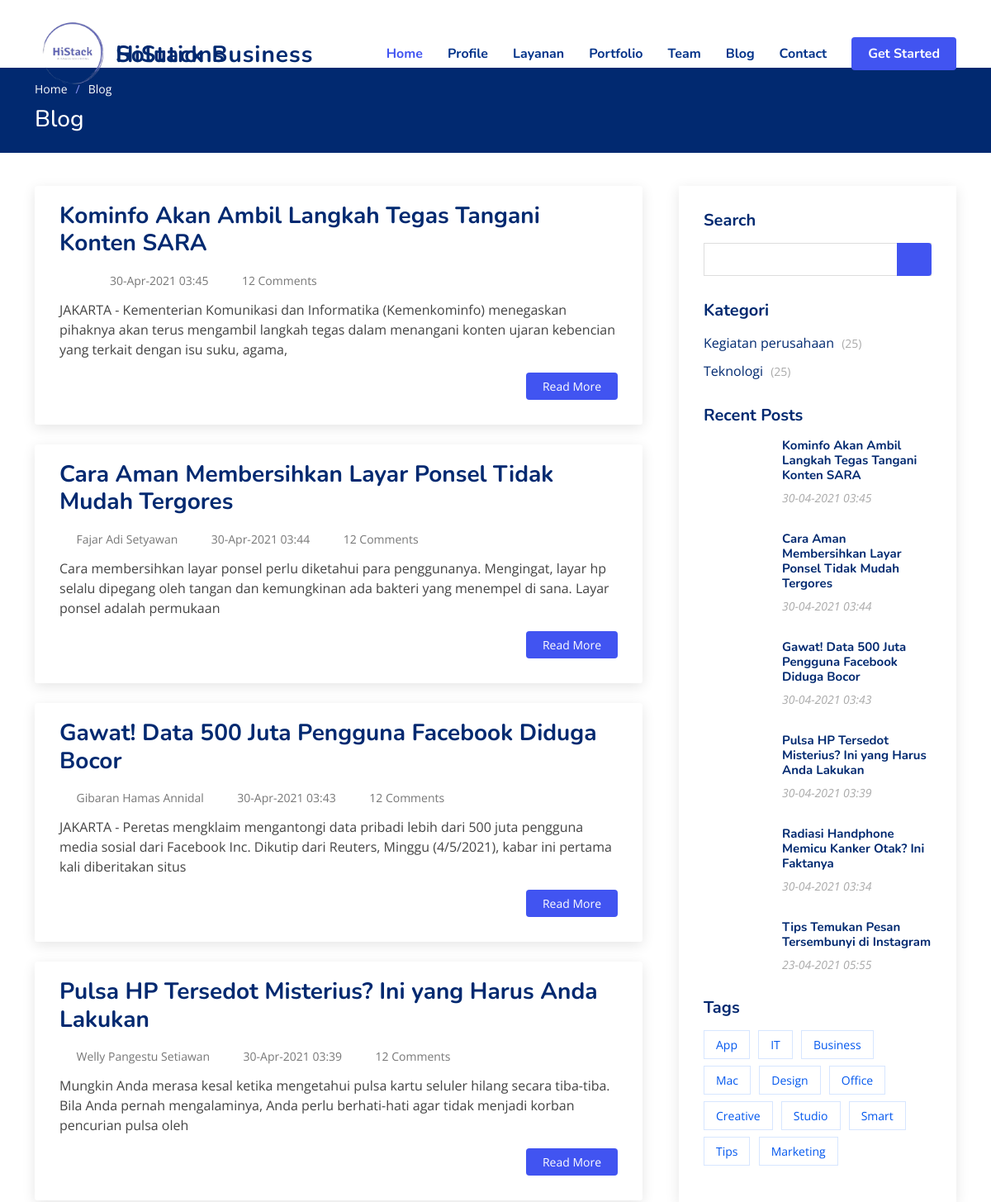
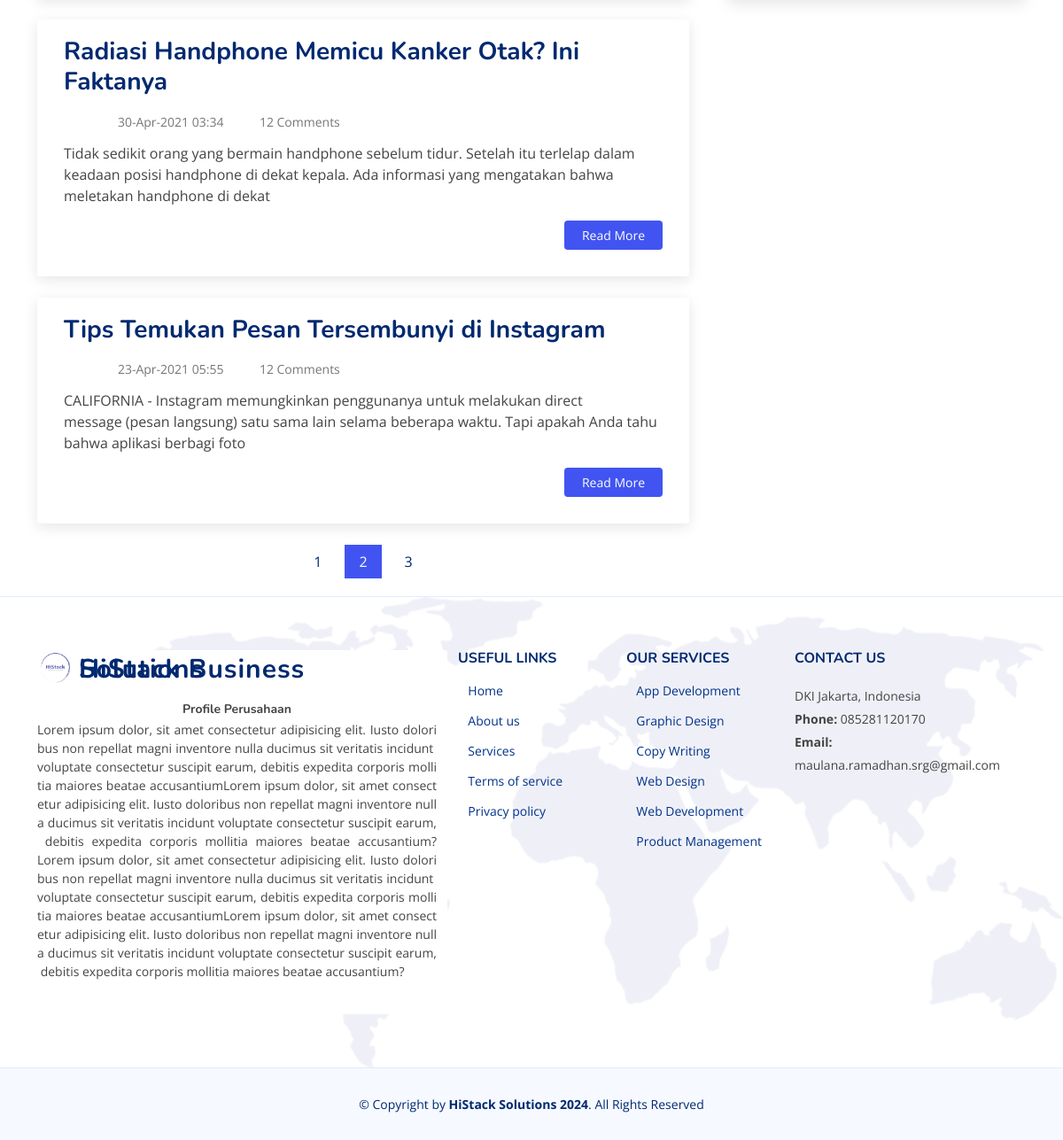
Page /index.php/home/blog on the earlier database version (2 pictures, top to bottom).
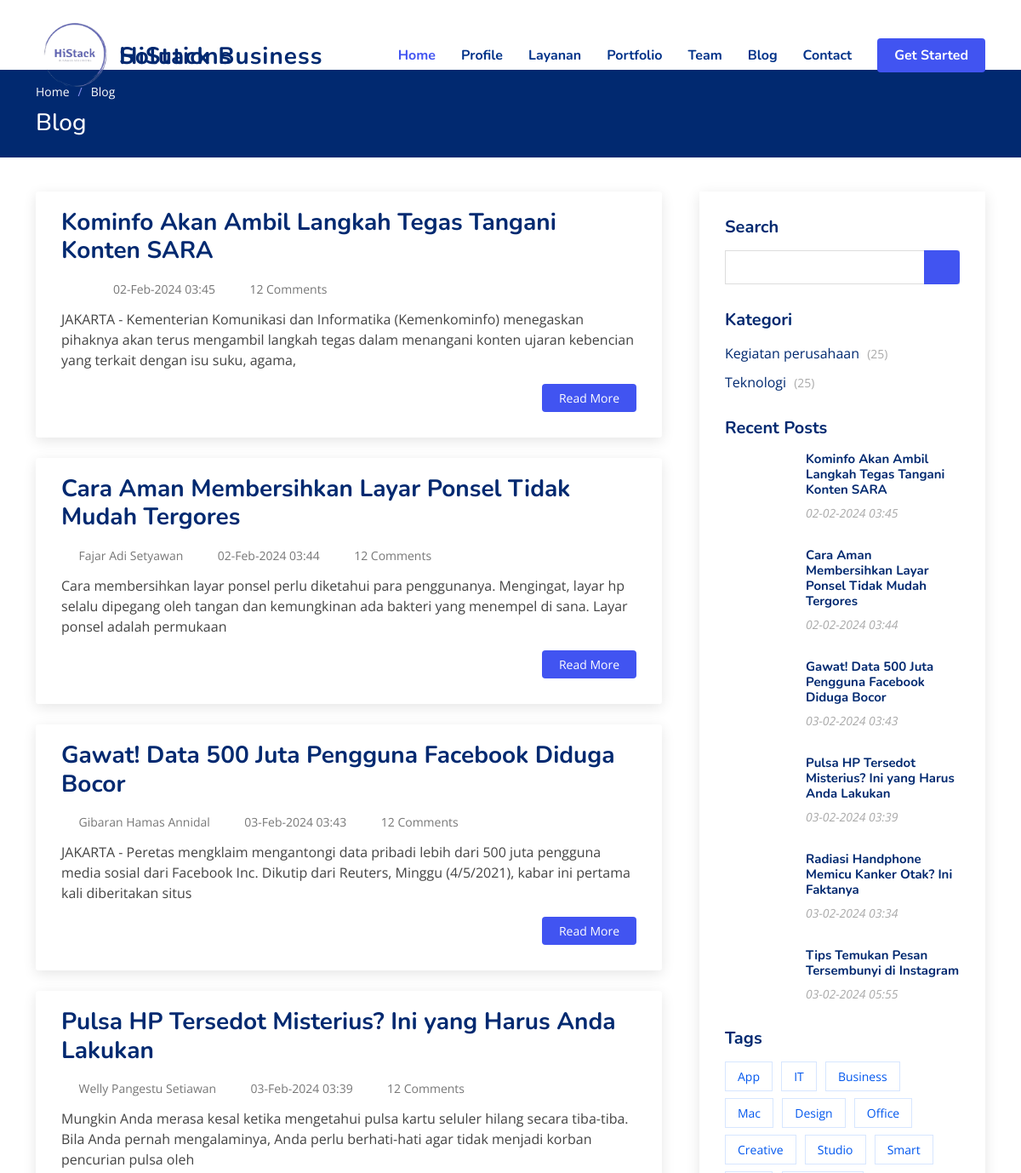
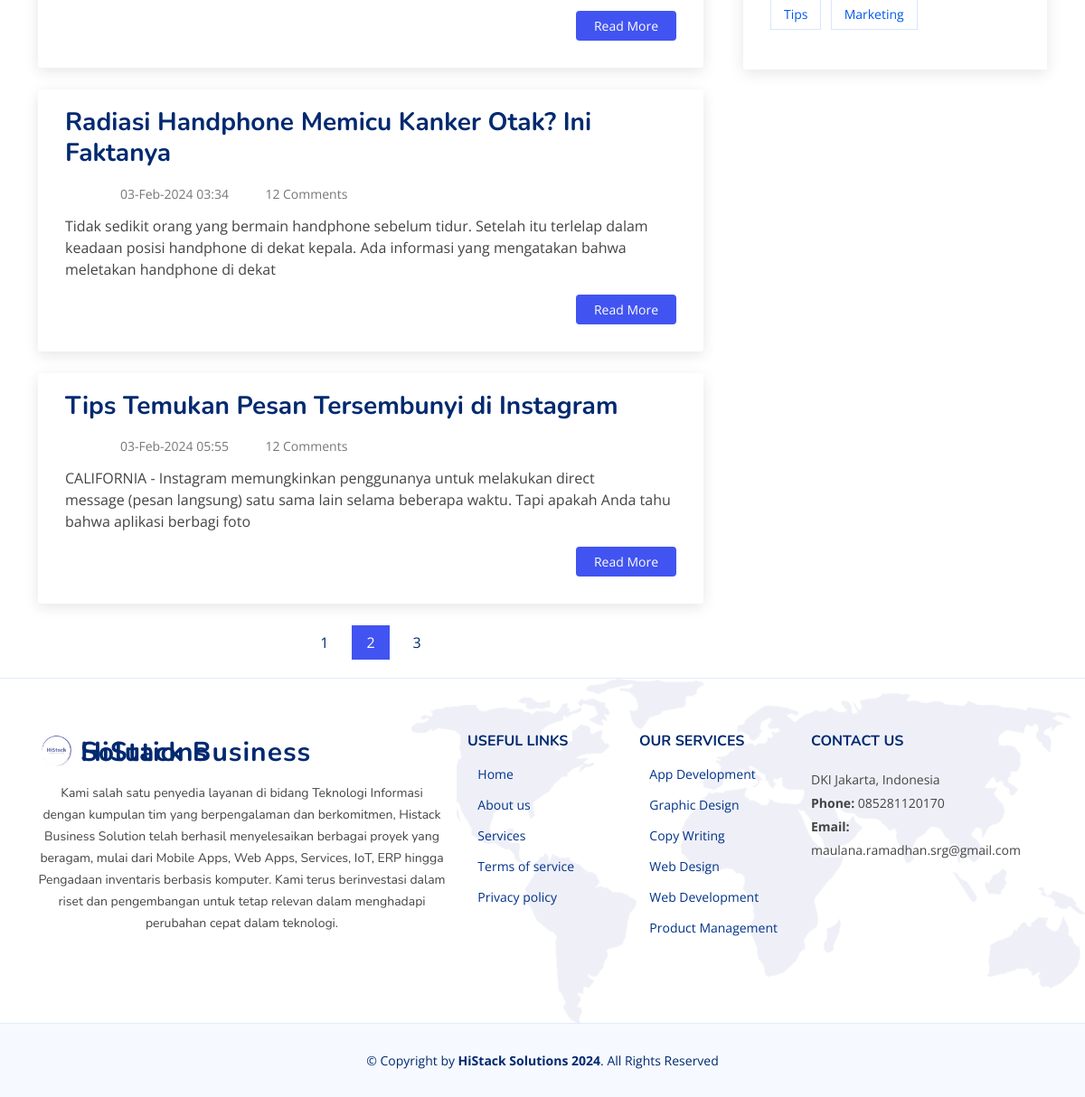
Same page on the later database version (2 pictures, top to bottom).
### tables this page shows
CREATE TABLE `tb_setting` (
  `id_setting` int(11) NOT NULL,
  `nama_perusahaan` varchar(255) NOT NULL,
  `alamat` varchar(255) NOT NULL,
  `no_telepon` varchar(20) NOT NULL,
  `email` varchar(255) NOT NULL,
  `profile` text NOT NULL,
  `visi` text NOT NULL,
  `misi` text NOT NULL,
  `sejarah` text NOT NULL,
  `image` varchar(255) NOT NULL
);

CREATE TABLE `tb_berita` (
  `id_berita` int(11) NOT NULL,
  `id_user` int(11) NOT NULL,
  `id_kategori` int(11) NOT NULL,
  `slug_berita` varchar(255) DEFAULT NULL,
  `judul_berita` varchar(255) DEFAULT NULL,
  `isi_berita` text DEFAULT NULL,
  `gambar_berita` varchar(255) DEFAULT NULL,
  `status_berita` varchar(50) NOT NULL,
  `jenis_berita` varchar(50) NOT NULL,
  `keywords` text NOT NULL,
  `date_cretated` timestamp NOT NULL DEFAULT current_timestamp(),
  `last_modified` date NOT NULL
);

CREATE TABLE `tb_user` (
  `id_user` int(3) NOT NULL,
  `id_kategori` int(11) NOT NULL,
  `nama` varchar(255) DEFAULT NULL,
  `email` varchar(255) DEFAULT NULL,
  `image` varchar(255) DEFAULT NULL,
  `password` varchar(255) DEFAULT NULL,
  `role_id` int(11) DEFAULT NULL,
  `is_active` int(1) NOT NULL,
  `date_created` int(11) NOT NULL
);

CREATE TABLE `tb_kategori_berita` (
  `id_kategori` int(11) NOT NULL,
  `slug-kategori` varchar(255) NOT NULL,
  `nama_kategori` varchar(255) NOT NULL,
  `date_created` timestamp NOT NULL DEFAULT current_timestamp() ON UPDATE current_timestamp()
);

CREATE TABLE `tb_layanan` (
  `id_layanan` int(11) NOT NULL,
  `id_user` int(11) NOT NULL,
  `slug_layanan` varchar(255) NOT NULL,
  `judul_layanan` varchar(255) NOT NULL,
  `isi_layanan` text NOT NULL,
  `gambar_layanan` varchar(255) NOT NULL,
  `status_layanan` varchar(255) NOT NULL,
  `date_cretated` timestamp NOT NULL DEFAULT current_timestamp() ON UPDATE current_timestamp(),
  `last_modified` datetime NOT NULL
);

### application/views/front-end/layout/v_wrapper.php (called while the page is built)
<?php
require_once('v_head.php');
require_once('v_header.php');
require_once('v_nav.php');
require_once('v_content.php');
require_once('v_footer.php');

### application/controllers/Home.php (called while the page is built, shortened)
<?php
class Home extends CI_Controller
{
  public function __construct()
  {
    $this->load->model('M_berita');
    $this->load->model('M_kategori');
    $this->load->model('M_layanan');
    $this->load->model('M_setting');
    $this->load->model('M_staff');
    $this->load->model('M_portfolio');
    $this->load->model('M_client');
    $this->load->model('M_dashboard');
    $this->load->model('M_values');
  }
  public function blog()
  {
    $berita = $this->M_berita->daftar();
    $lastst_berita = $this->M_berita->lastst_berita();
    $kategori = $this->M_kategori->daftarKategoriBerita();
    $layanan = $this->M_layanan->daftar();
    $setting = $this->M_setting->daftar();
    $title = $setting->nama_perusahaan;
    $values = $this->M_values->daftar();
    $image = $setting->image;
    $data = array(
      'title'         => $title,
      'subtitle'      => 'Blog',
      'isi'           => 'front-end/v_blog',
      'berita'        => $berita,
      'kategori'      => $kategori,
      'lastst_berita' => $lastst_berita,
      'layanan'       => $layanan,
      'values'       => $values,
      'setting'       => $setting,
      'image'         => $image,
    );
    $this->load->view('front-end/layout/v_wrapper', $data, false);
  }
}

### index.php (called while the page is built, shortened)
<?php
require_once BASEPATH.'core/CodeIgniter.php';

### application/models/M_setting.php (called while the page is built, shortened)
<?php
class M_setting extends CI_Model
{
  public function daftar()
  {
    $this->db->select('*');
    $this->db->from('tb_setting');
    $this->db->order_by('id_setting', 'desc');
    return $this->db->get()->row();
  }
}

### application/views/front-end/layout/v_content.php (called while the page is built)
<?php
if ($isi) {
  $this->load->view($isi);
}

### application/models/M_berita.php (called while the page is built, shortened)
<?php
class M_berita extends CI_Model
{
  public function daftar()
  {
    $this->db->select('*');
    $this->db->from('tb_berita');
    $this->db->join('tb_user', 'tb_user.id_user = tb_berita.id_user', 'left');
    $this->db->join('tb_kategori_berita', 'tb_kategori_berita.id_kategori = tb_berita.id_kategori', 'left');
    $this->db->order_by('id_berita', 'DESC');
    return $this->db->get()->result();
  }
  public function lastst_berita()
  {
    $this->db->select('*');
    $this->db->from('tb_berita');
    $this->db->join('tb_user', 'tb_user.id_user = tb_berita.id_user', 'left');
    $this->db->join('tb_kategori_berita', 'tb_kategori_berita.id_kategori = tb_berita.id_kategori', 'left');
    $this->db->order_by('id_berita', 'DESC');
    $this->db->limit(10);
    return $this->db->get()->result();
  }
}

### application/models/M_kategori.php (called while the page is built, shortened)
<?php
class M_kategori extends CI_Model
{
  public function daftarKategoriBerita()
  {
    $this->db->select('*');
    $this->db->from('tb_kategori_berita');
    $this->db->order_by('id_kategori', 'DESC');
    return $this->db->get()->result();
  }
}

### application/models/M_layanan.php (called while the page is built, shortened)
<?php
class M_layanan extends CI_Model
{
  public function daftar()
  {
    $this->db->select('*');
    $this->db->from('tb_layanan');
    $this->db->join('tb_user', 'tb_user.id_user = tb_layanan.id_user', 'left');
    $this->db->order_by('id_layanan', 'desc');
    return $this->db->get()->result();
  }
}

### application/views/front-end/v_blog.php (the view, shortened to what this page needs)
<main id="main">
  <section class="breadcrumbs">
    <div class="container">
      <ol>
        <li><a href="<?= base_url('home/#hero'); ?>">Home</a></li>
        <li>Blog</li>
      </ol>
      <h2>Blog</h2>
    </div>
  </section>
  <section id="blog" class="blog">
    <div class="container" data-aos="fade-up">
      <div class="row">
        <div class="col-lg-8 entries">
          <?php foreach ($berita as $key => $value) :
            $isi = strip_tags($value->isi_berita);
            if (strlen($isi) > 200) {
              $isiCut = substr($isi, 0, 200);
              $endPoint = strrpos($isiCut, ' ');
              $isi = $endPoint ? substr($isiCut, 0, $endPoint) : substr($isiCut, 0);
            }
            if ($value->status_berita == "Publish") : ?>
              <div class="card mb-4 entry">
                <h2 class="entry-title">
                  <a href="<?= base_url('home/detail/' . $value->slug_berita); ?>"><?= $value->judul_berita; ?></a>
                </h2>
                <div class="entry-meta">
                  <ul>
                    <li class="d-flex align-items-center"><i class="bi bi-person"></i> <a><?= $value->nama; ?></a></li>
                    <li class="d-flex align-items-center"><i class="bi bi-clock"></i> <a><?= date('d-M-Y H:i', strtotime($value->date_cretated)); ?></a></li>
                    <li class="d-flex align-items-center"><i class="bi bi-chat-dots"></i> <a>12 Comments</a></li>
                  </ul>
                </div>
                <div class="entry-content">
                  <p>
                    <?= $isi; ?>
                  </p>
                  <div class="read-more">
                    <a href="<?= base_url('home/detail/' . $value->slug_berita); ?>">Read More</a>
                  </div>
                </div>
              </div>
            <?php endif; ?>
          <?php endforeach; ?>
          <div class="blog-pagination">
            <ul class="justify-content-center">
              <li><a href="#">1</a></li>
              <li class="active"><a href="#">2</a></li>
              <li><a href="#">3</a></li>
            </ul>
          </div>
        </div>
        <div class="col-lg-4">
          <div class="sidebar">
            <h3 class="sidebar-title">Search</h3>
            <div class="sidebar-item search-form">
              <form action="">
                <input type="text">
                <button type="submit"><i class="bi bi-search"></i></button>
              </form>
            </div>
            <h3 class="sidebar-title">Kategori</h3>
            <div class="sidebar-item categories">
              <ul>
                <?php foreach ($kategori as $key => $values) : ?>
                  <li><a href="#"><?= $values->nama_kategori; ?> <span>(25)</span></a></li>
                <?php endforeach; ?>
              </ul>
            </div>
            <h3 class="sidebar-title">Recent Posts</h3>
            <?php foreach ($lastst_berita as $key => $value) :
              if ($value->status_berita == "Publish") : ?>
                <div class="sidebar-item recent-posts">
                  <div class="post-item clearfix">
                    <h4><a href="<?= base_url('home/detail/' . $value->slug_berita); ?>"><?= $value->judul_berita; ?></a></h4>
                    <time datetime="01-01-2020"><?= date('d-m-Y H:i', strtotime($value->date_cretated)); ?></time>
                  </div>
                </div>
              <?php endif; ?>
            <?php endforeach; ?>
            <h3 class="sidebar-title">Tags</h3>
            <div class="sidebar-item tags">
              <ul>
                <li><a href="#">App</a></li>
                <li><a href="#">IT</a></li>
                <li><a href="#">Business</a></li>
                <li><a href="#">Mac</a></li>
                <li><a href="#">Design</a></li>
                <li><a href="#">Office</a></li>
                <li><a href="#">Creative</a></li>
                <li><a href="#">Studio</a></li>
                <li><a href="#">Smart</a></li>
                <li><a href="#">Tips</a></li>
                <li><a href="#">Marketing</a></li>
              </ul>
            </div>
          </div>
        </div>
      </div>
    </div>
  </section>
</main>

### application/views/front-end/layout/v_head.php (shortened to what this page needs)
<!DOCTYPE html>
<html lang="en">
<head>
  <link href="<?= base_url() ?>vendor/front-end/assets/vendor/bootstrap/css/bootstrap.min.css" rel="stylesheet">
  <link href="<?= base_url() ?>vendor/front-end/assets/vendor/bootstrap-icons/bootstrap-icons.css" rel="stylesheet">
  <link href="<?= base_url() ?>vendor/front-end/assets/vendor/aos/aos.css" rel="stylesheet">
  <link href="<?= base_url() ?>vendor/front-end/assets/vendor/remixicon/remixicon.css" rel="stylesheet">
  <link href="<?= base_url() ?>vendor/front-end/assets/vendor/swiper/swiper-bundle.min.css" rel="stylesheet">
  <link href="<?= base_url() ?>vendor/front-end/assets/vendor/glightbox/css/glightbox.min.css" rel="stylesheet">
  <link href="<?= base_url() ?>vendor/front-end/assets/css/style.css" rel="stylesheet">
</head>
<body>

### application/views/front-end/layout/v_header.php
<header id="header" class="header fixed-top">
  <div class="container-fluid container-xl d-flex align-items-center justify-content-between">
    <a href="<?= base_url('home/#hero'); ?>" class="logo d-flex align-items-center">
      <img src="<?= base_url('assets/img/company/') . $image; ?>" alt="">
      <span style="font-size: 28px;"><?= $setting->nama_perusahaan; ?></span>
    </a>

### application/views/front-end/layout/v_nav.php (shortened to what this page needs)
<nav id="navbar" class="navbar">
  <ul>
    <li><a class="nav-link scrollto active" href="<?= base_url('home/#hero'); ?>">Home</a></li>
    <li><a class="nav-link scrollto" href="<?= base_url('home/#about'); ?>">Profile</a></li>
    <li><a class="nav-link scrollto" href="<?= base_url('home/#services'); ?>">Layanan</a></li>
    <li><a class="nav-link scrollto" href="<?= base_url('home/#portfolio'); ?>">Portfolio</a></li>
    <li><a class="nav-link scrollto" href="<?= base_url('home/#team'); ?>">Team</a></li>
    <li><a href="<?= base_url('home/blog'); ?>">Blog</a></li>
    <li><a class="nav-link scrollto" href="<?= base_url('home/#contact'); ?>">Contact</a></li>
    <li><a class="getstarted scrollto" href="<?= base_url('home/#about'); ?>">Get Started</a></li>
  </ul>
</nav>
</div>
</header>

### application/views/front-end/layout/v_footer.php (shortened to what this page needs)
<footer id="footer" class="footer">
  <div class="footer-top">
    <div class="container">
      <div class="row gy-4">
        <div class="col-lg-5 col-md-12 footer-info card shadow-none">
          <a href="<?= base_url('home'); ?>" class="logo d-flex align-items-center">
            <img src="<?= base_url('assets/img/company/') . $image; ?>" alt="">
            <span><?= $setting->nama_perusahaan; ?></span>
          </a>
          <p><?= $setting->profile; ?></p>
          <div class="social-links mt-3">
            <a href="#" class="twitter"><i class="bi bi-twitter"></i></a>
            <a href="#" class="facebook"><i class="bi bi-facebook"></i></a>
            <a href="#" class="instagram"><i class="bi bi-instagram bx bxl-instagram"></i></a>
            <a href="#" class="linkedin"><i class="bi bi-linkedin bx bxl-linkedin"></i></a>
          </div>
        </div>
        <div class="col-lg-2 col-6 footer-links">
          <h4>Useful Links</h4>
          <ul>
            <li><i class="bi bi-chevron-right"></i> <a href="#">Home</a></li>
            <li><i class="bi bi-chevron-right"></i> <a href="#">About us</a></li>
            <li><i class="bi bi-chevron-right"></i> <a href="#">Services</a></li>
            <li><i class="bi bi-chevron-right"></i> <a href="#">Terms of service</a></li>
            <li><i class="bi bi-chevron-right"></i> <a href="#">Privacy policy</a></li>
          </ul>
        </div>
        <div class="col-lg-2 col-6 footer-links">
          <h4>Our Services</h4>
          <ul>
            <?php foreach ($layanan as $key => $value) : ?>
              <li><i class="bi bi-chevron-right"></i> <a href="#"><?= $value->judul_layanan; ?></a></li>
            <?php endforeach; ?>
          </ul>
        </div>
        <div class="col-lg-3 col-md-12 footer-contact text-center text-md-start">
          <h4>Contact Us</h4>
          <p>
            <?= $setting->alamat; ?> <br>
            <strong>Phone:</strong> <?= $setting->no_telepon; ?><br>
            <strong>Email:</strong> <?= $setting->email; ?><br>
          </p>
        </div>
      </div>
    </div>
  </div>
  <div class="container">
    <div class="copyright">
      &copy; Copyright by <strong> HiStack Solutions <span><?= date('Y'); ?></span></strong>. All Rights Reserved
    </div>
  </div>
</footer>
</body>
</html>

Differences in the rows shown:
changed tb_setting "HiStack Business Solutions": profile "Profile Perusahaan Lorem ipsum dolor, sit amet consectetur adipisicing elit. Iusto doloribus non repellat magni inventore nulla ducimus sit veritatis incidunt voluptate consectetur suscipit earum, debitis expedita corporis mollitia maiores beatae accusantiumLorem ipsum dolor, sit amet consectetur adipisicing elit. Iusto doloribus non repellat magni inventore nulla ducimus sit veritatis incidunt voluptate consectetur suscipit earum, debitis expedita corporis mollitia maiores beatae accusantium?Lorem ipsum dolor, sit amet consectetur adipisicing elit. Iusto doloribus non repellat magni inventore nulla ducimus sit veritatis incidunt voluptate consectetur suscipit earum, debitis expedita…" → "Kami salah satu penyedia layanan di bidang Teknologi Informasi dengan kumpulan tim yang berpengalaman dan berkomitmen, Histack Business Solution telah berhasil menyelesaikan berbagai proyek yang beragam, mulai dari Mobile Apps, Web Apps, Services, IoT, ERP hingga Pengadaan inventaris berbasis komputer. Kami terus berinvestasi dalam riset dan pengembangan untuk tetap relevan dalam menghadapi perubahan cepat dalam teknologi."
changed tb_berita "Kominfo Akan Ambil Langkah Tegas Tangani Konten SARA": date_cretated "30-Apr-2021 03:45" → "02-Feb-2024 03:45"; date_cretated "30-04-2021 03:45" → "02-02-2024 03:45"
changed tb_berita "Cara Aman Membersihkan Layar Ponsel Tidak Mudah Tergores": date_cretated "30-Apr-2021 03:44" → "02-Feb-2024 03:44"; date_cretated "30-04-2021 03:44" → "02-02-2024 03:44"
changed tb_berita "Gawat! Data 500 Juta Pengguna Facebook Diduga Bocor": date_cretated "30-Apr-2021 03:43" → "03-Feb-2024 03:43"; date_cretated "30-04-2021 03:43" → "03-02-2024 03:43"
changed tb_berita "Pulsa HP Tersedot Misterius? Ini yang Harus Anda Lakukan": date_cretated "30-Apr-2021 03:39" → "03-Feb-2024 03:39"; date_cretated "30-04-2021 03:39" → "03-02-2024 03:39"
changed tb_berita "Radiasi Handphone Memicu Kanker Otak? Ini Faktanya": date_cretated "30-Apr-2021 03:34" → "03-Feb-2024 03:34"; date_cretated "30-04-2021 03:34" → "03-02-2024 03:34"
changed tb_berita "Tips Temukan Pesan Tersembunyi di Instagram": date_cretated "23-Apr-2021 05:55" → "03-Feb-2024 05:55"; date_cretated "23-04-2021 05:55" → "03-02-2024 05:55"
